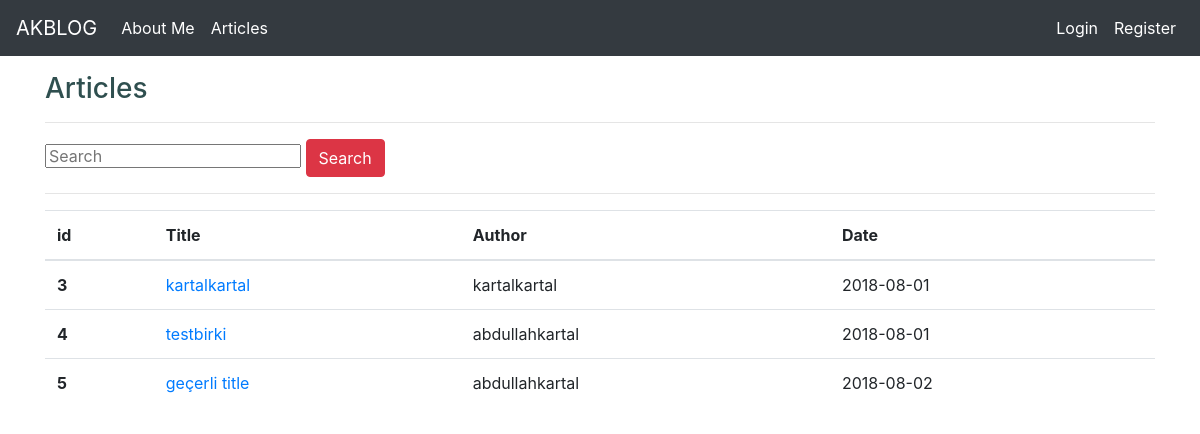
Page /articles on the earlier database version.
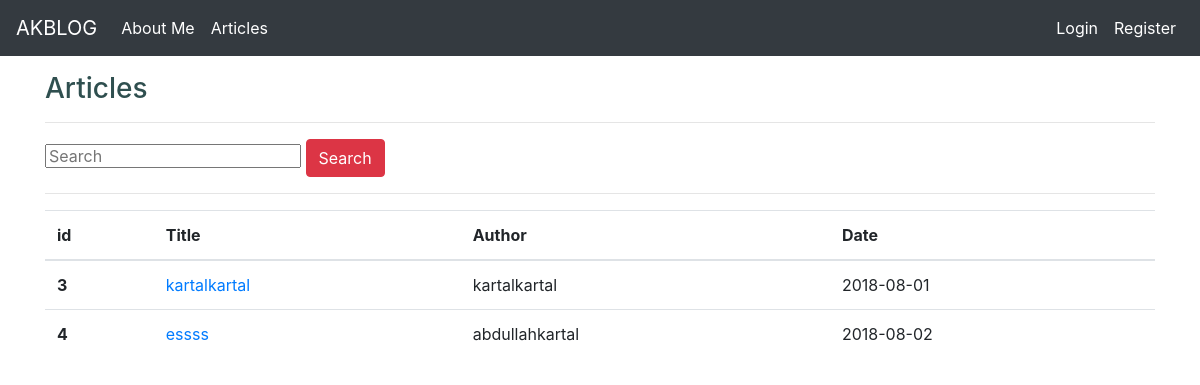
Same page on the later database version.
### blog/models.py (models this page shows, shortened)
class Article(db.Model):
    id = db.Column(db.Integer,primary_key = True)
    title = db.Column(db.String(100),nullable = False)
    date_posted = db.Column(db.DateTime, nullable=False, default=datetime.utcnow)
    content = db.Column(db.Text,nullable = False)
    user_id = db.Column(db.Integer,db.ForeignKey("user.id"),nullable = False)

class User (db.Model,UserMixin):
    id = db.Column(db.Integer,primary_key = True)
    username = db.Column(db.String(20),unique = True, nullable = False)
    email = db.Column(db.String(120),unique = True, nullable = False)
    image_file = db.Column(db.String(120),nullable = False, default = "default.jpg")
    password = db.Column(db.String(60),nullable = False)
    article = db.relationship("Article",backref = "author",lazy = True)

### blog/routes.py (the view)
@app.route("/articles")
def articles():
    articles = Article.query.all()
    return render_template("articles.html",articles = articles)

### blog/templates/articles.html
{% extends "layout.html" %}
{% block body %}
<h3>Articles </h3>
<hr>
{% if articles %}
<form action="/search" method="POST">
  <input type="text" name="keyword" class="input-sm" maxlength="64" placeholder="Search">
  <button type="submit" class="btn btn-danger">Search</button>
</form>
<hr>
<ul class="list-group">
  <table class="table table-hover">
      <thead>
        <tr>
          <th scope="col">id</th>
          <th scope="col">Title</th>
          <th scope="col">Author</th>
          <th scope="col">Date</th>
        </tr>
      </thead>
      <tbody>
        {% for article in articles  %}
          <tr>
            <th scope="row">{{article.id}}</th>
            <td><a href="/article/{{article.id}}">{{article.title}}</a></td>
            <td>{{article.author.username}}</td>
            <td>{{article.date_posted.strftime("%Y-%m-%d")}}</td>
          </tr>
        {% endfor %}
      </tbody>
    </table>
  </ul>
{% else %}
<div class="alert alert-danger">There are no articles here yet.</div>
{% endif %}
{% endblock body %}

### blog/templates/layout.html (shortened to what this page needs)
<!DOCTYPE html>
<html lang="en">
<head>
    <link rel="stylesheet" href="https://maxcdn.bootstrapcdn.com/bootstrap/4.0.0/css/bootstrap.min.css">
    <link rel="stylesheet" type="text/css" href="{{url_for("static", filename = "main.css")}}">
</head>
<body>
    {% include "includes/navbar.html" %}
    <br><br><br>
<div class="container">
        {% block body %}
        {% endblock body %}
</div>
</body>
</html>

### blog/templates/includes/navbar.html (shortened to what this page needs)
<nav class="navbar navbar-expand-md navbar-dark fixed-top bg-dark">
        <a class="navbar-brand" href="/">AKBLOG</a>
        <div class="collapse navbar-collapse" id="navbarCollapse">
          <ul class="navbar-nav mr-auto">
            <li class="nav-item active">
              <a class="nav-link" href="/about">About Me</a>
            </li>
            <li class="nav-item active">
              <a class="nav-link" href="/articles">Articles</a>
            </li>
          </ul>
          <ul class="navbar-nav ml-auto">
            {% if current_user.is_authenticated %}
            <li class="nav-item active">
              <a class="nav-link" href="/dashboard">Dashboard</a>
            </li>
            <li class="nav-item active">
              <a class="nav-link" href="/account">Account</a>
            </li>
            <li class="nav-item active">
                <a class="nav-link" href="/logout">Logout</a>
              </li>
            {% else %}
            <li class="nav-item active">
                <a class="nav-link" href="/login">Login</a>
              </li>
              <li class="nav-item active">
                <a class="nav-link" href="/register">Register</a>
              </li>
            {% endif %}
          </ul>
        </div>
      </nav>

### static/main.css (style rules this page uses)
h1,h2,h3,h4 { color: darkslategrey; }
*, *:before, *:after { box-sizing: inherit; }
html { box-sizing: border-box; text-rendering: optimizeLegibility; }
body { overflow-x: hidden; -webkit-font-smoothing: antialiased; -moz-osx-font-smoothing: grayscale; }
a { text-decoration: none; }
blockquote, dl, dd, h1, h2, h3, h4, h5, h6, figure, p, pre, fieldset, ul, ol, menu, form { margin: 0; }
button, fieldset, iframe { border: 0; }
fieldset, ul, ol, button, menu { padding: 0; }
ol, ul { list-style: none; }
table { width: 100%; border-collapse: collapse; border-spacing: 0; }
td { padding: 0; }
html { line-height: 1.15; -webkit-text-size-adjust: 100%; }
body { margin: 0; }
hr { box-sizing: content-box; height: 0; overflow: visible; }
a { background-color: transparent; }
button, input, optgroup, select, textarea { font-family: inherit; font-size: 100%; line-height: 1.15; margin: 0; }
button, input { overflow: visible; }
button, select { text-transform: none; }
button, [type="button"], [type="reset"], [type="submit"] { -webkit-appearance: button; }

Differences in the rows shown:
removed Article: id "5", title "geçerli title", author.username "abdullahkartal", date_posted "2018-08-02"
changed Article "abdullahkartal": title "testbirki" → "essss"; date_posted "2018-08-01" → "2018-08-02"
